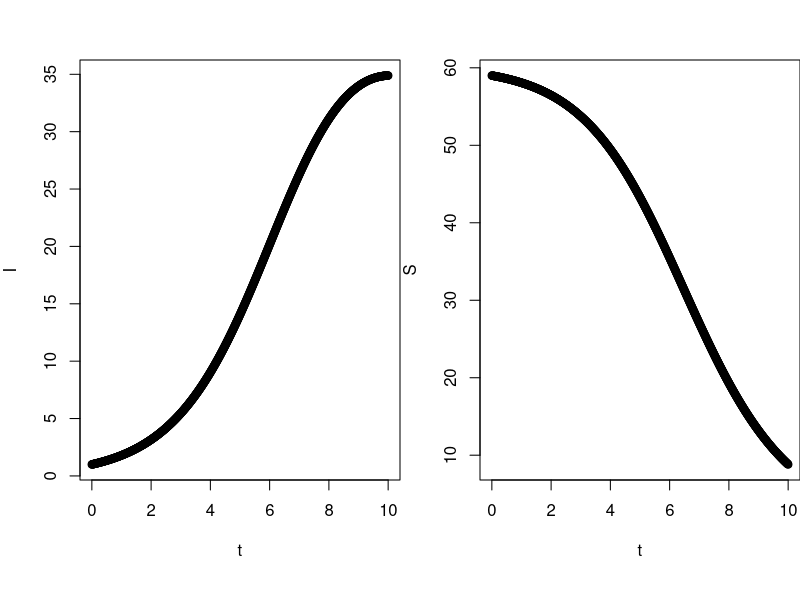

Recreate this plot in R. (Note: this script raises an error after producing the figure.)
## ---- chunk 1
endTime = 10

parameters <- c(
  beta = 0.7,
  gamma = 0.1,
  N = 60
)

initial <- c(
  S = 59,
  I = 1
)
## ---- chunk 2
library(deSolve)

state <- c(
  X = log(initial[["S"]]),
  Y = log(initial[["I"]])
)

Infection <- function(t, state, parameters) {
  with(as.list(c(state, parameters)),{
    dX <- -beta * exp(Y) / N
    dY <- beta * exp(X) / N - gamma
    list(c(dX, dY))
  })
}

times <- seq(0, endTime, by=0.01)
out <- ode(y=state, times=times, func=Infection, parms=parameters)
png()
par(mfrow=c(1,2), mar=c(5,4,0,0), oma=c(1,0,3,0))
plot(out[, "time"], lapply(out[, "Y"], exp), xlab="t", ylab="I")
plot(out[, "time"], lapply(out[, "X"], exp), xlab="t", ylab="S")
## ---- chunk 3
times <- c(
  0
)

current_time <-  0
next_T <-  0

beta = parameters[["beta"]]
gamma = parameters[["gamma"]]
N = parameters[["N"]]

S <-  c(initial[["S"]])
I <-  c(initial[["I"]])
R <-  c(0)

# for loop
while (current_time < endTime){
    latest_S <- tail(S,1)[1]
    latest_I <- tail(I,1)[1]
    latest_R <- tail(R,1)[1]
    next_T <- rexp(1, beta * latest_S * latest_I / N + gamma * latest_I)
    U <- runif(1)
    if (U < (beta * latest_S / N) / (beta * latest_S / N + gamma)) {
      S <- c(S, latest_S - 1)
      I <- c(I,latest_I + 1)
      R <- c(R, latest_R)
    }
    else {
      S <- c(S, latest_S)
      I <- c(I,latest_I - 1)
      R <- c(R, latest_R + 1)
    }
    times <- c(times,current_time + next_T)
    current_time = tail(times, 1)[1]
}
print(times)
print(I)

combined <- list(times = times, I = I)
print(combined)
df = as.data.frame(do.call(cbind, combined))
print(df)

png()
ggplot(df, aes(x = times, y = I)) +
          geom_point()
